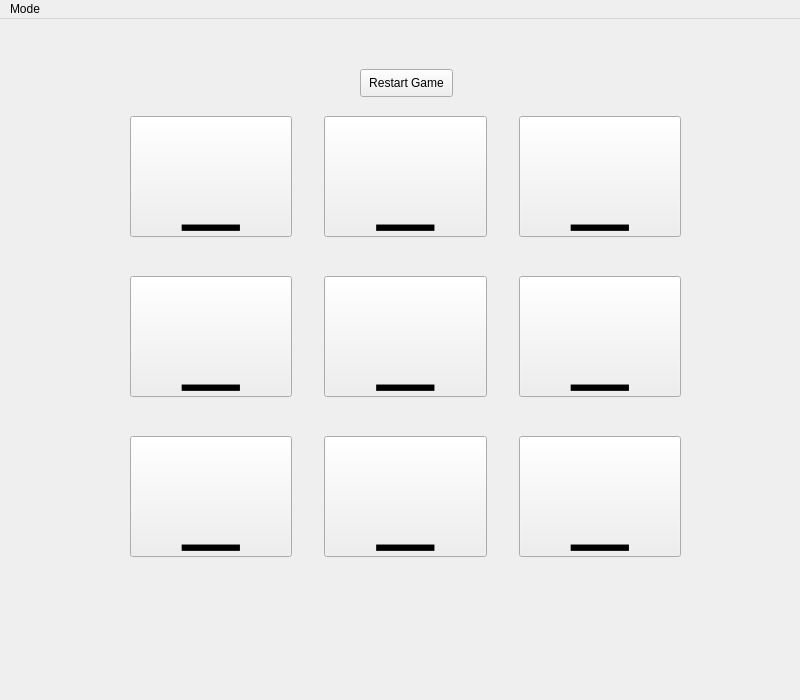
<?xml version="1.0" encoding="UTF-8"?>
<ui version="4.0">
 <class>MainWindow</class>
 <widget class="QMainWindow" name="MainWindow">
  <property name="geometry">
   <rect>
    <x>0</x>
    <y>0</y>
    <width>800</width>
    <height>700</height>
   </rect>
  </property>
  <property name="sizePolicy">
   <sizepolicy hsizetype="Fixed" vsizetype="Fixed">
    <horstretch>0</horstretch>
    <verstretch>0</verstretch>
   </sizepolicy>
  </property>
  <property name="minimumSize">
   <size>
    <width>800</width>
    <height>700</height>
   </size>
  </property>
  <property name="maximumSize">
   <size>
    <width>800</width>
    <height>700</height>
   </size>
  </property>
  <property name="windowTitle">
   <string>MainWindow</string>
  </property>
  <widget class="QWidget" name="centralwidget">
   <widget class="QWidget" name="layoutWidget">
    <property name="geometry">
     <rect>
      <x>130</x>
      <y>90</y>
      <width>551</width>
      <height>456</height>
     </rect>
    </property>
    <layout class="QGridLayout" name="gridLayout">
     <property name="spacing">
      <number>32</number>
     </property>
     <item row="0" column="2">
      <widget class="TicButton" name="btn_0_2">
       <property name="styleSheet">
        <string notr="true">font-size:100px;</string>
       </property>
       <property name="text">
        <string>_</string>
       </property>
      </widget>
     </item>
     <item row="0" column="0">
      <widget class="TicButton" name="btn_0_0">
       <property name="styleSheet">
        <string notr="true">font-size:100px;</string>
       </property>
       <property name="text">
        <string>_</string>
       </property>
      </widget>
     </item>
     <item row="0" column="1">
      <widget class="TicButton" name="btn_0_1">
       <property name="styleSheet">
        <string notr="true">font-size:100px;</string>
       </property>
       <property name="text">
        <string>_</string>
       </property>
      </widget>
     </item>
     <item row="2" column="2">
      <widget class="TicButton" name="btn_2_2">
       <property name="styleSheet">
        <string notr="true">font-size:100px;</string>
       </property>
       <property name="text">
        <string>_</string>
       </property>
      </widget>
     </item>
     <item row="1" column="2">
      <widget class="TicButton" name="btn_1_2">
       <property name="styleSheet">
        <string notr="true">font-size:100px;</string>
       </property>
       <property name="text">
        <string>_</string>
       </property>
      </widget>
     </item>
     <item row="1" column="0">
      <widget class="TicButton" name="btn_1_0">
       <property name="styleSheet">
        <string notr="true">font-size:100px;</string>
       </property>
       <property name="text">
        <string>_</string>
       </property>
      </widget>
     </item>
     <item row="2" column="1">
      <widget class="TicButton" name="btn_2_1">
       <property name="styleSheet">
        <string notr="true">font-size:100px;</string>
       </property>
       <property name="text">
        <string>_</string>
       </property>
      </widget>
     </item>
     <item row="1" column="1">
      <widget class="TicButton" name="btn_1_1">
       <property name="styleSheet">
        <string notr="true">font-size:100px;</string>
       </property>
       <property name="text">
        <string>_</string>
       </property>
      </widget>
     </item>
     <item row="2" column="0">
      <widget class="TicButton" name="btn_2_0">
       <property name="styleSheet">
        <string notr="true">font-size:100px;</string>
       </property>
       <property name="text">
        <string>_</string>
       </property>
      </widget>
     </item>
    </layout>
   </widget>
   <widget class="QPushButton" name="RestartGame">
    <property name="geometry">
     <rect>
      <x>360</x>
      <y>50</y>
      <width>93</width>
      <height>28</height>
     </rect>
    </property>
    <property name="text">
     <string>Restart Game</string>
    </property>
   </widget>
  </widget>
  <widget class="QMenuBar" name="menubar">
   <property name="geometry">
    <rect>
     <x>0</x>
     <y>0</y>
     <width>800</width>
     <height>26</height>
    </rect>
   </property>
   <widget class="QMenu" name="menuMode">
    <property name="title">
     <string>Mode</string>
    </property>
    <addaction name="separator"/>
    <addaction name="actionComputer"/>
    <addaction name="actionTwo_Player"/>
   </widget>
   <addaction name="menuMode"/>
  </widget>
  <action name="actionComputer">
   <property name="text">
    <string>Computer</string>
   </property>
  </action>
  <action name="actionTwo_Player">
   <property name="text">
    <string>Two Player</string>
   </property>
  </action>
 </widget>
 <customwidgets>
  <customwidget>
   <class>TicButton</class>
   <extends>QPushButton</extends>
   <header location="global">ticbutton.h</header>
  </customwidget>
 </customwidgets>
 <resources/>
 <connections/>
</ui>
